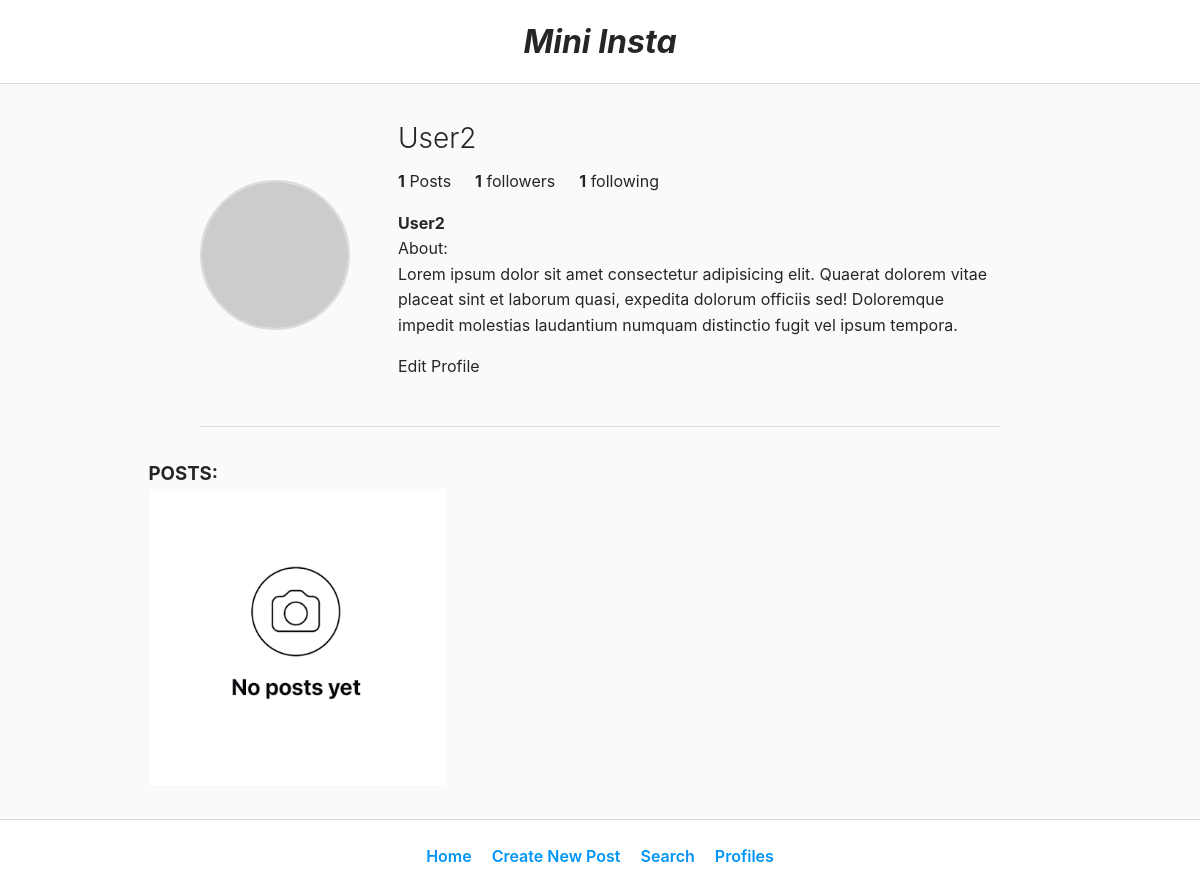
/mini_insta/profile/2, run on an earlier commit of the app's database.
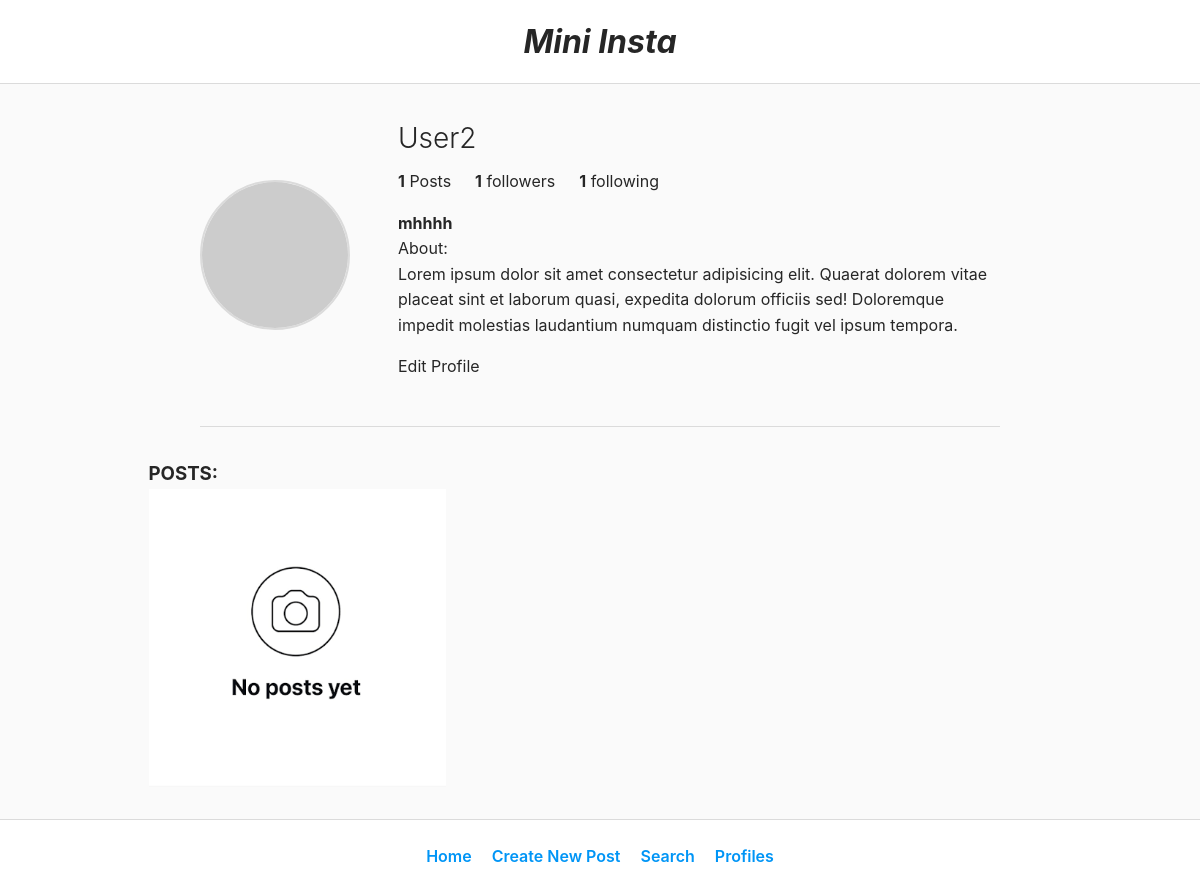
And on a later commit of the database.
### mini_insta/models.py (models this page shows, shortened)
class Profile(models.Model):
    username = models.TextField(blank=True)
    display_name = models.TextField(blank=True)
    profile_image_url = models.URLField(blank=True)
    bio_text = models.TextField(blank=True)
    join_date = models.DateTimeField(auto_now=True)
    def get_num_followers(self):
        follower_records = Follower.objects.filter(profile=self)
        return len(follower_records)
    def get_num_following(self):
        following_records = Follower.objects.filter(follower_profile=self)
        return len(following_records)
    def get_all_posts(self):
        posts = Post.objects.filter(profile=self)
        return posts
    def get_num_posts(self):
        return len(Post.objects.filter(profile=self))

### mini_insta/views.py (the view)
# urls.py: path('profile/<int:pk>', ProfileDetailView.as_view(), name="show_profile"),
class ProfileDetailView(DetailView):
    model = Profile
    template_name = 'mini_insta/show_profile.html'
    context_object_name = "profile"

### mini_insta/models.py (called while the page is built)
    def get_all_photos(self):
        photos = Photo.objects.filter(post=self)
        return photos

### mini_insta/templates/mini_insta/show_profile.html
{%extends 'mini_insta/base.html'%} {% block content %} {%load static%}
<main>
  <div class="profile-header">
    {% if profile.profile_image_url %}
      <img class="profile-pic" src="{{profile.profile_image_url}}" alt="pfp" />
    {% else %}
      <img class="profile-pic" src="{% static 'img/mini_insta/no_profile.jpeg'%}" alt="pfp" />
    {% endif %}
    <div class="profile-info">
     <h2>{{profile.username}}</h2>
     <div class="profile-stats">
        <div><strong>{{profile.get_num_posts}}</strong> Posts</div>
        <div><strong>{{profile.get_num_followers}}</strong> followers</div>
        <div><strong>{{profile.get_num_following}}</strong> following</div>
      </div>
      <strong>{{profile.display_name}}</strong>
      <p>About: <br />{{profile.bio_text}}</p>
      <div class="profile-actions">
        <a href="{% url 'update_profile' profile.pk %}"> Edit Profile</a>
      </div>
    </div>
  </div>
  <h3>POSTS:</h3>
  <div class="profile-posts-grid">
  {% for post in profile.get_all_posts %}
  <a href="{% url 'show_post' post.pk %}">
    {% if post.get_all_photos.0.get_image_url %}
      <img class="post" src="{{post.get_all_photos.0.get_image_url}}" alt="post" />
      <strong>Caption: {{post.caption}} <br />
        Posted at: {{post.timestamp}}</strong>
    {% else %}
      <img class="post" src="{% static 'img/mini_insta/no_posts.png'%}" alt="pfp"/>
    {% endif %}
  </a>
  {% empty %}
    <img class="post" src="{% static 'img/mini_insta/no_posts.png'%}" alt="pfp" />
  {% endfor %}
  </div>
</main>
{% endblock %}

What changed in the data, as far as the page shows it:
changed Profile "User2": display_name "User2" → "mhhhh"
